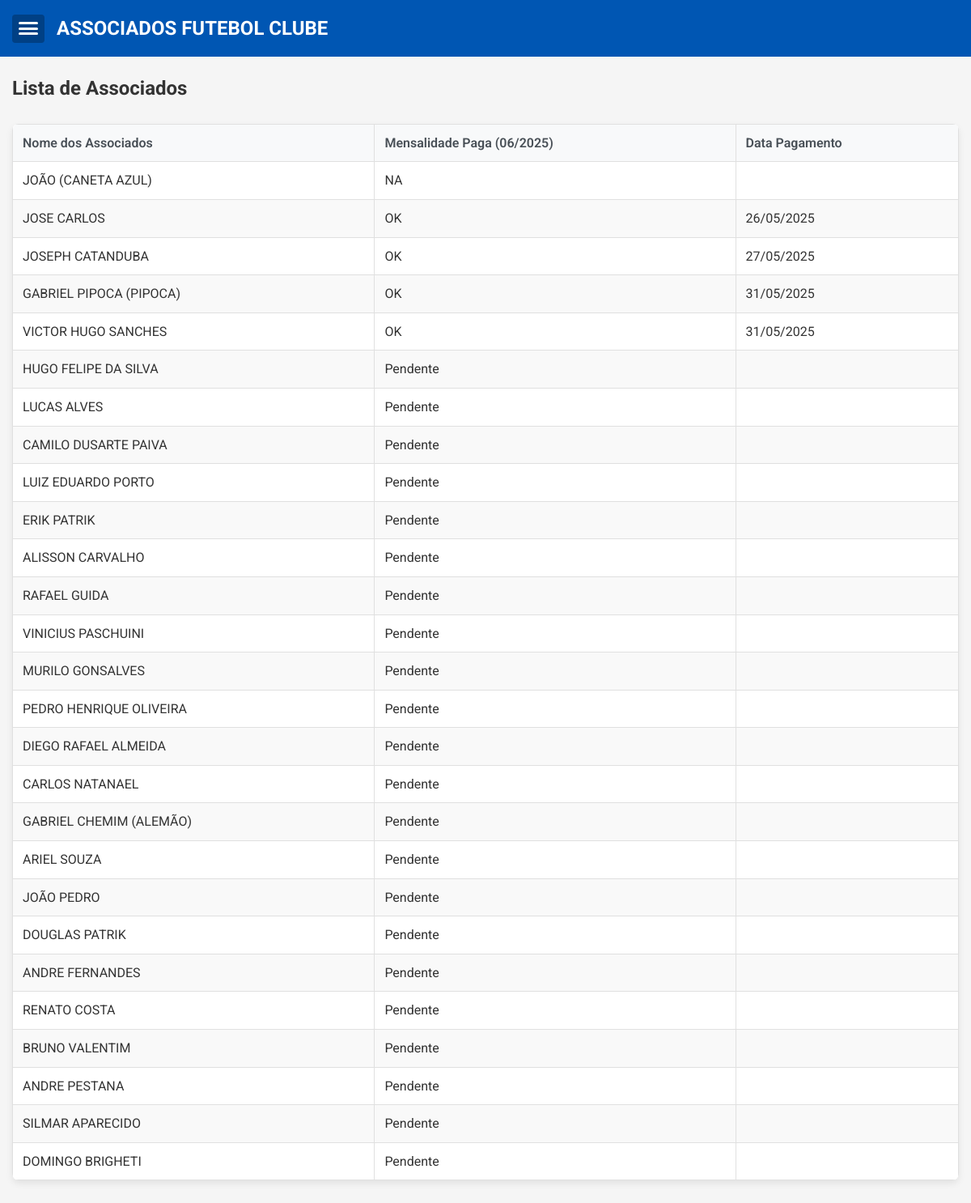
Page /associados on the committed database.
### app.py (models this page shows)
class Associado(db.Model):
    id = db.Column(db.Integer, primary_key=True)
    numero = db.Column(db.Integer, unique=True)
    nome = db.Column(db.String(100), nullable=False)
    apelido = db.Column(db.String(50))
    pagamentos = db.relationship('Pagamento', backref='associado', lazy=True)

class Pagamento(db.Model):
    id = db.Column(db.Integer, primary_key=True)
    associado_id = db.Column(db.Integer, db.ForeignKey('associado.id'))
    mes = db.Column(db.String(7))  # Formato YYYY-MM
    data_pagamento = db.Column(db.DateTime) # Data em que o pagamento foi feito
    status = db.Column(db.String(20))  # OK, Pendente, NA
    valor = db.Column(db.Float, nullable=True) # VALOR PAGO - importante para o caixa

### app.py (the view)
@app.route('/associados')
def associados():
    hoje = datetime.now()
    mes_atual_interno = hoje.strftime('%Y-%m') # Formato YYYY-MM para lógica
    mes_atual_display = hoje.strftime('%m/%Y') # Formato MM/YYYY para exibição
    todos_associados = Associado.query.order_by(Associado.numero).all()
    return render_template(
        'associados.html',
        associados=todos_associados,
        mes_atual=mes_atual_interno,
        mes_atual_display=mes_atual_display
    )

### app.py (called while the page is built)
@event.listens_for(Engine, "connect")
def set_sqlite_timeout(dbapi_connection, connection_record):
    cursor = dbapi_connection.cursor()
    try:
        cursor.execute("PRAGMA busy_timeout = 5000") # Timeout de 5 segundos (5000 ms)
        cursor.close()
        print("DEBUG: SQLite busy_timeout configurado para 5000ms.")
    except Exception as e:
        print(f"DEBUG: Erro ao configurar SQLite busy_timeout: {e}")

### templates/associados.html (shortened to what this page needs)
{% extends "base.html" %}
{% block content %}
<h2>Lista de Associados</h2>
<div class="table-responsive">
    <table>
        <thead>
            <tr>
                <th>Nome dos Associados</th>
                <th>Mensalidade Paga ({{ mes_atual_display }})</th>
                <th>Data Pagamento</th>
            </tr>
        </thead>
        <tbody>
            {% for associado in associados %}
            <tr>
                <td>{{ associado.nome }}{% if associado.apelido %} ({{ associado.apelido }}){% endif %}</td>
                <td>
                    {% set pagamento_atual = associado.pagamentos|selectattr("mes", "equalto", mes_atual)|first %}
                    {{ pagamento_atual.status if pagamento_atual else 'Pendente' }}
                </td>
                <td>
                    {% if pagamento_atual and pagamento_atual.data_pagamento %}
                        {{ pagamento_atual.data_pagamento.strftime('%d/%m/%Y') }}
                    {% endif %}
                </td>
            </tr>
            {% endfor %}
        </tbody>
    </table>
</div>
{% endblock %}

### static/style.css (style rules this page uses)
* { box-sizing: border-box; margin: 0; padding: 0; }
body { font-family: 'Roboto', sans-serif; line-height: 1.6; color: #333; background-color: #f5f5f5; position: relative; -webkit-font-smoothing: antialiased; -moz-osx-font-smoothing: grayscale; }
.table-responsive { overflow-x: auto; margin: 1.5rem 0; background: white; border-radius: 8px; box-shadow: 0 4px 8px rgba(0,0,0,0.08); }
table { width: 100%; border-collapse: collapse; min-width: 600px; }
th, td { border: 1px solid #e0e0e0; padding: 10px 12px; text-align: left; vertical-align: middle; }
th { background-color: #f8f9fa; color: #495057; font-weight: 600; border: 1px solid #e0e0e0; padding: 10px 12px; text-align: left; vertical-align: middle; }
.table-responsive th:first-child { border-top-left-radius: 7px; }
.table-responsive th:last-child { border-top-right-radius: 7px; }
tr:nth-child(even) td { background-color: #f9f9f9; }

### rows in the picture
Associado: nome "JOÃO", apelido "CANETA AZUL"
Pagamento: status "NA"
Associado: nome "JOSE CARLOS"
Pagamento: status "OK", data_pagamento "26/05/2025"
Associado: nome "JOSEPH CATANDUBA"
Pagamento: status "OK", data_pagamento "27/05/2025"
Associado: nome "GABRIEL PIPOCA", apelido "PIPOCA"
Pagamento: status "OK", data_pagamento "31/05/2025"
Associado: nome "VICTOR HUGO SANCHES"
Pagamento: status "OK", data_pagamento "31/05/2025"
Associado: nome "HUGO FELIPE DA SILVA", status "Pendente"
Associado: nome "LUCAS ALVES", status "Pendente"
Associado: nome "CAMILO DUSARTE PAIVA", status "Pendente"
Associado: nome "LUIZ EDUARDO PORTO", status "Pendente"
Associado: nome "ERIK PATRIK", status "Pendente"
Associado: nome "ALISSON CARVALHO", status "Pendente"
Associado: nome "RAFAEL GUIDA", status "Pendente"
Associado: nome "VINICIUS PASCHUINI", status "Pendente"
Associado: nome "MURILO GONSALVES", status "Pendente"
Associado: nome "PEDRO HENRIQUE OLIVEIRA", status "Pendente"
Associado: nome "DIEGO RAFAEL ALMEIDA", status "Pendente"
Associado: nome "CARLOS NATANAEL", status "Pendente"
Associado: nome "GABRIEL CHEMIM", apelido "ALEMÃO", status "Pendente"
Associado: nome "ARIEL SOUZA", status "Pendente"
Associado: nome "JOÃO PEDRO", status "Pendente"
Associado: nome "DOUGLAS PATRIK", status "Pendente"
Associado: nome "ANDRE FERNANDES", status "Pendente"
Associado: nome "RENATO COSTA", status "Pendente"
Associado: nome "BRUNO VALENTIM", status "Pendente"
Associado: nome "ANDRE PESTANA", status "Pendente"
Associado: nome "SILMAR APARECIDO", status "Pendente"
Associado: nome "DOMINGO BRIGHETI", status "Pendente"
